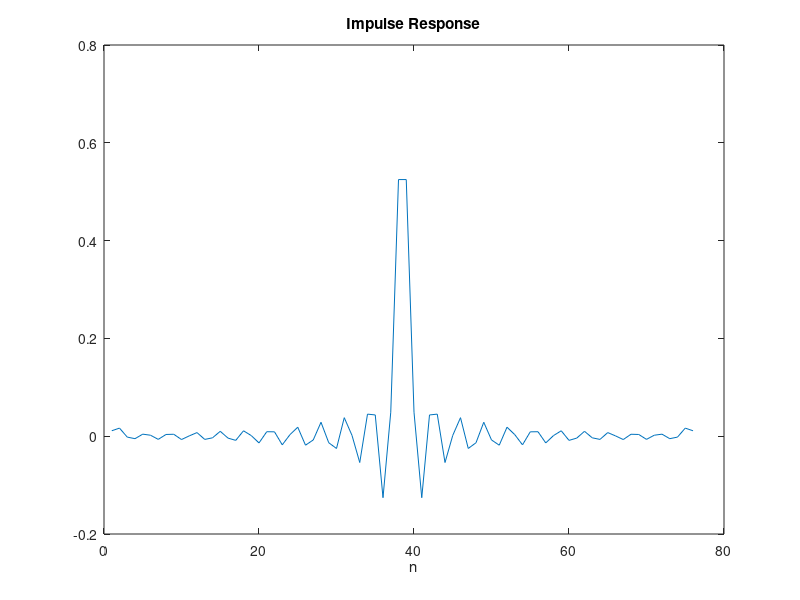
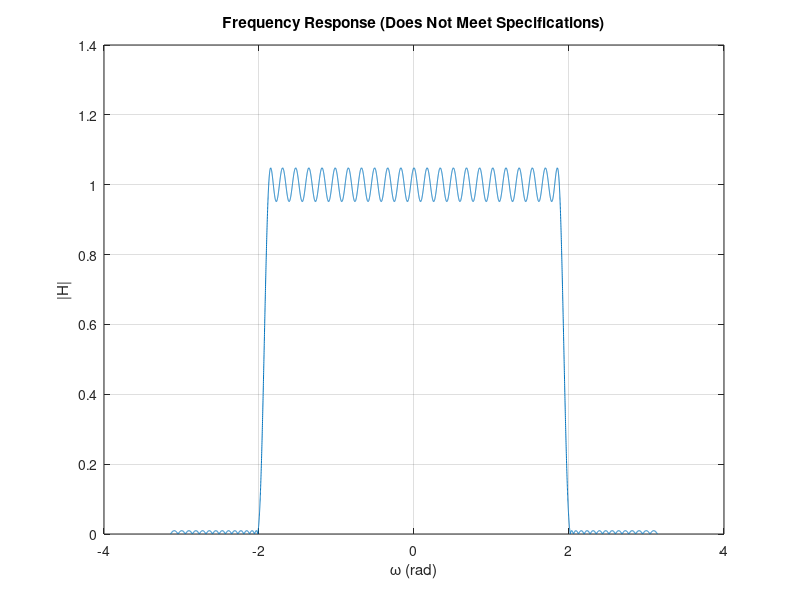
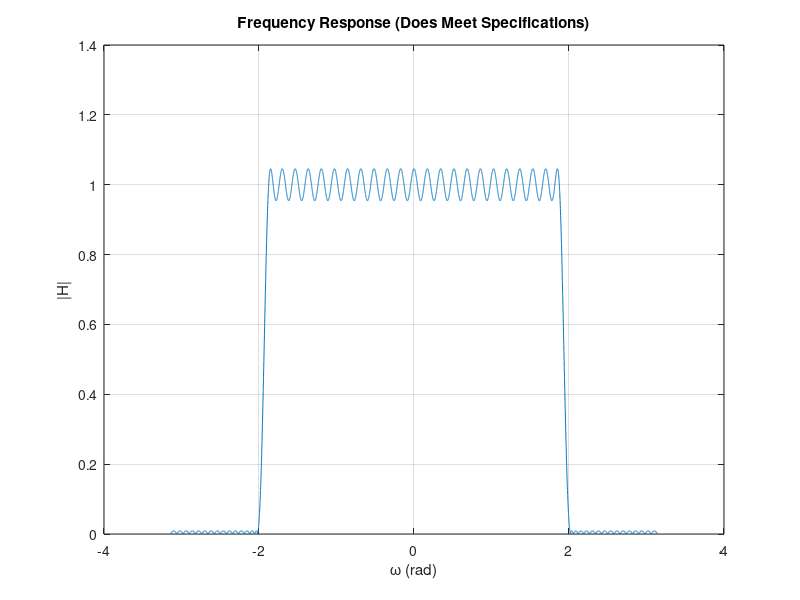
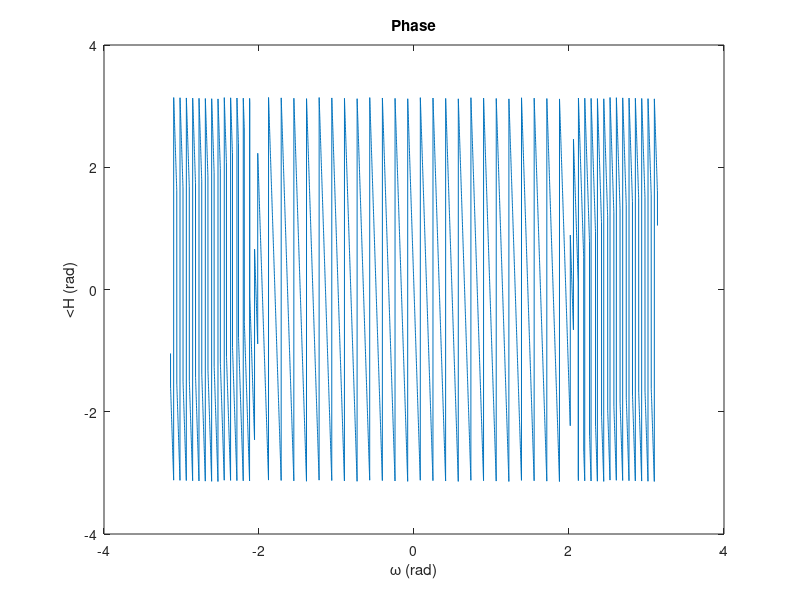

Source code (MATLAB) for these figures, in order:
%% A
wp = 0.60 * pi;
ws = 0.64 * pi;
dp = 0.05;
ds = 0.01;
fs = 10000;

freqs = [wp, ws] * fs / (2 * pi);

% Doesn't meet specifications
c = firpmord(freqs, [1, 0], [dp, ds], fs, 'cell');
m = c{1};
bb = firpm(m, c{2 : end});

%% B
plot(bb);
xlabel('n');
title('Impulse Response')

%% C
ww = -pi : pi / 5000 : pi;

% Doesn't meet specifications
% Turn in zoomed plots to show how specifications aren't met 
HH = freqz(bb, 1, ww);
figure;
plot(ww, abs(HH));
grid on;
xlabel('\omega (rad)');
ylabel('|H|');
title('Frequency Response (Does Not Meet Specifications)');

% hold on;
% plot([wp, wp], [0, 1.2]);
% plot([ws, ws], [0, 1.2]);
% hold off;

%% D
c = firpmord(freqs, [1, 0], [dp, ds], fs, 'cell');
% Altering order to meet specifications
mNew = c{1} + 2;
bbNew = firpm(mNew, c{2 : end});

% Does meet specifications
% Turn in zoomed plots to show how specifications are met 
HHNew = freqz(bbNew, 1, ww);
figure;
plot(ww, abs(HHNew));
grid on;
xlabel('\omega (rad)');
ylabel('|H|');
title('Frequency Response (Does Meet Specifications)');

% hold on;
% plot([wp, wp], [0, 1.2]);
% plot([ws, ws], [0, 1.2]);
% hold off;

%% E
figure;
plot(ww, angle(HHNew));
xlabel('\omega (rad)');
ylabel('<H (rad)');
title('Phase');

% Determining the slope
dPhase = diff(angle(HHNew)) ./ diff(ww);
slope = mode(dPhase);